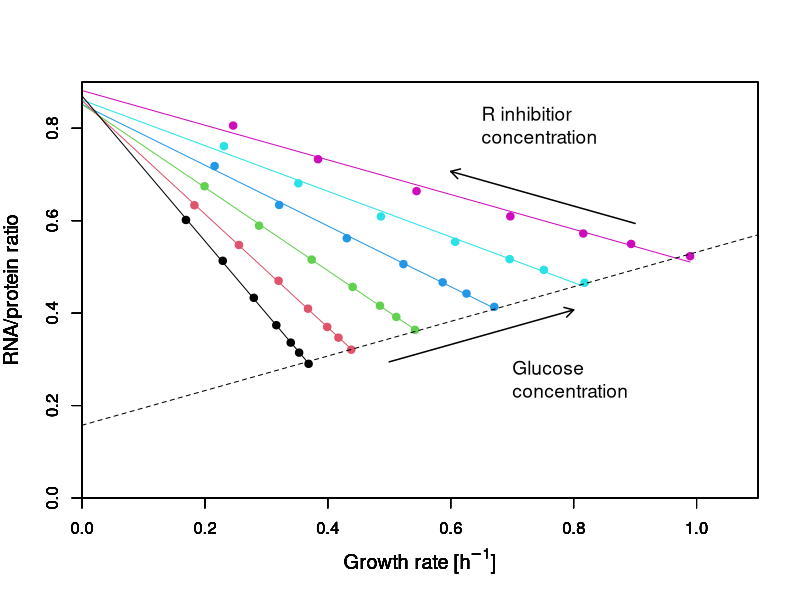

Write R code to recreate this figure.
library(RColorBrewer)
library(scales)
library(here)

setwd(paste0(here(), "/code/Results GBA"))

modelname <- "A5"
opt_data <- read.csv("GBA Model A5_r_inhi mean time (2.16s) results.csv", row.names = 1)

opt_data$RP <- opt_data$rRNA/opt_data$p
opt_data$color <- as.factor(opt_data$x_C)



png(paste0("../../figures/", modelname, "_ribosome_inhibition.png"), 
    type="cairo", units="cm", pointsize=10,
    width=10, height=10, res=300)

par(mfrow = c(1,1))

for(x_c in unique(opt_data$x_C)){
  one_w <- opt_data[opt_data$x_C == x_c, ]
  plot(RP ~ mu, data=one_w, col = one_w$color,
       xlim = c(0,1.1), ylim = c(0, 0.9),
       cex.lab=1.2,
       pch = 19, xaxs="i", yaxs="i",
       xlab = bquote("Growth rate" ~ "[" * h^-1 * "]"),
       ylab = "RNA/protein ratio")

  
  fit <- lm(RP ~ mu, data = one_w)
  mu_range <- range(0, max(one_w$mu, na.rm = TRUE))
  mu_seq <- seq(mu_range[1], mu_range[2], length.out = 100)
  rp_pred <- predict(fit, newdata = data.frame(mu = mu_seq))
  lines(mu_seq, rp_pred, col = unique(one_w$color), lty = 1)
  
  par(new=TRUE)
}
par(new=FALSE)


no_inh <- opt_data[opt_data$x_W == min(opt_data$x_W),]
fit_no_inh <- lm(RP ~ mu, data = no_inh)
abline(fit_no_inh, lty = 2)

### arrows ####
arrow_length <- 0.3

# arrow for glucose concentration
slope <- coef(fit_no_inh)[2]

# Choose a point above the fitted line to start the arrow
x_end <- 0.8
y_end <- predict(fit_no_inh, newdata = data.frame(mu = x_end)) - 0.05

# Define arrow length
x_start <- x_end - arrow_length
y_start <- y_end - arrow_length * slope

# Add arrow and label
arrows(x0 = x_start, y0 = y_start, x1 = x_end, y1 = y_end,
       length = 0.1, col = "black", lwd = 1.5)

text(x = x_end - 0.1, y = y_end - 0.15, labels = "Glucose\nconcentration",
     adj = c(0, 0.5), font = 1, cex = 1.15)


# arrow for inhibitor concentration
max_xc <- max(opt_data$x_C)
highlight_group <- opt_data[opt_data$x_C == max_xc, ]

# Fit linear model
fit_high <- lm(RP ~ mu, data = highlight_group)
slope <- coef(fit_high)[2]

# Choose a point above the fitted line to start the arrow
x_start <- 0.9
y_start <- predict(fit_high, newdata = data.frame(mu = x_start)) + 0.05

# Define arrow length
x_end <- x_start - arrow_length
y_end <- y_start - arrow_length * slope

# Add arrow and label
arrows(x0 = x_start, y0 = y_start, x1 = x_end, y1 = y_end,
       length = 0.1, col = "black", lwd = 1.5)

text(x = x_end + 0.05, y = y_end + 0.1, labels = "R inhibitior\nconcentration",
     adj = c(0, 0.5), font = 1, cex = 1.15)

dev.off()

